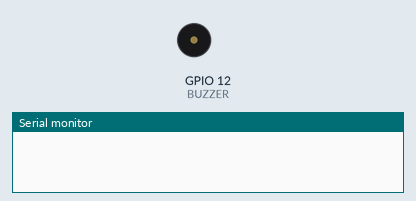
Simulated run of this sketch. Board: ESP32. On the bench: buzzer (waves = sounding), the last lines printed to the serial monitor.

Above: at 0.1 s.
At 3.8 s:
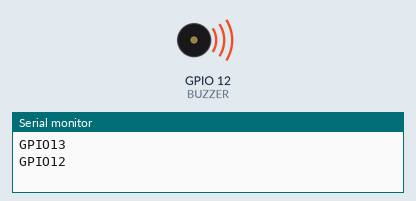
Timing chart, 0 to 5.4 s (numbered marks = the images above):
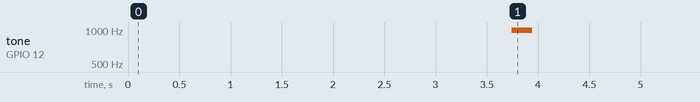

The sketch:

buzzer_cancel.ino
```cpp
#define BUZZER 12


void setup(){

	// Buzzer Susturme
	pinMode(BUZZER, OUTPUT) ;
	digitalWrite(BUZZER, LOW) ;

	Serial.begin(115200) ;

	// Buzzer Pinini Arama (GPIO12)
	delay(2000) ;
	int pinler [] = {13, 12, 14, 16, 5, 4} ;

	for(int p : pinler) {
		Serial.printf("GPIO%d \r\n", p) ;
		Serial.flush() ;
		pinMode(p, OUTPUT) ;

		for (int i = 0; i < 200; i++){
		digitalWrite(p, HIGH) ; delayMicroseconds(500) ;
		digitalWrite(p, LOW) ; delayMicroseconds(500) ;
		}

		pinMode(p, INPUT) ;
		delay(1500) ;
	}
}

void loop(){}
```
